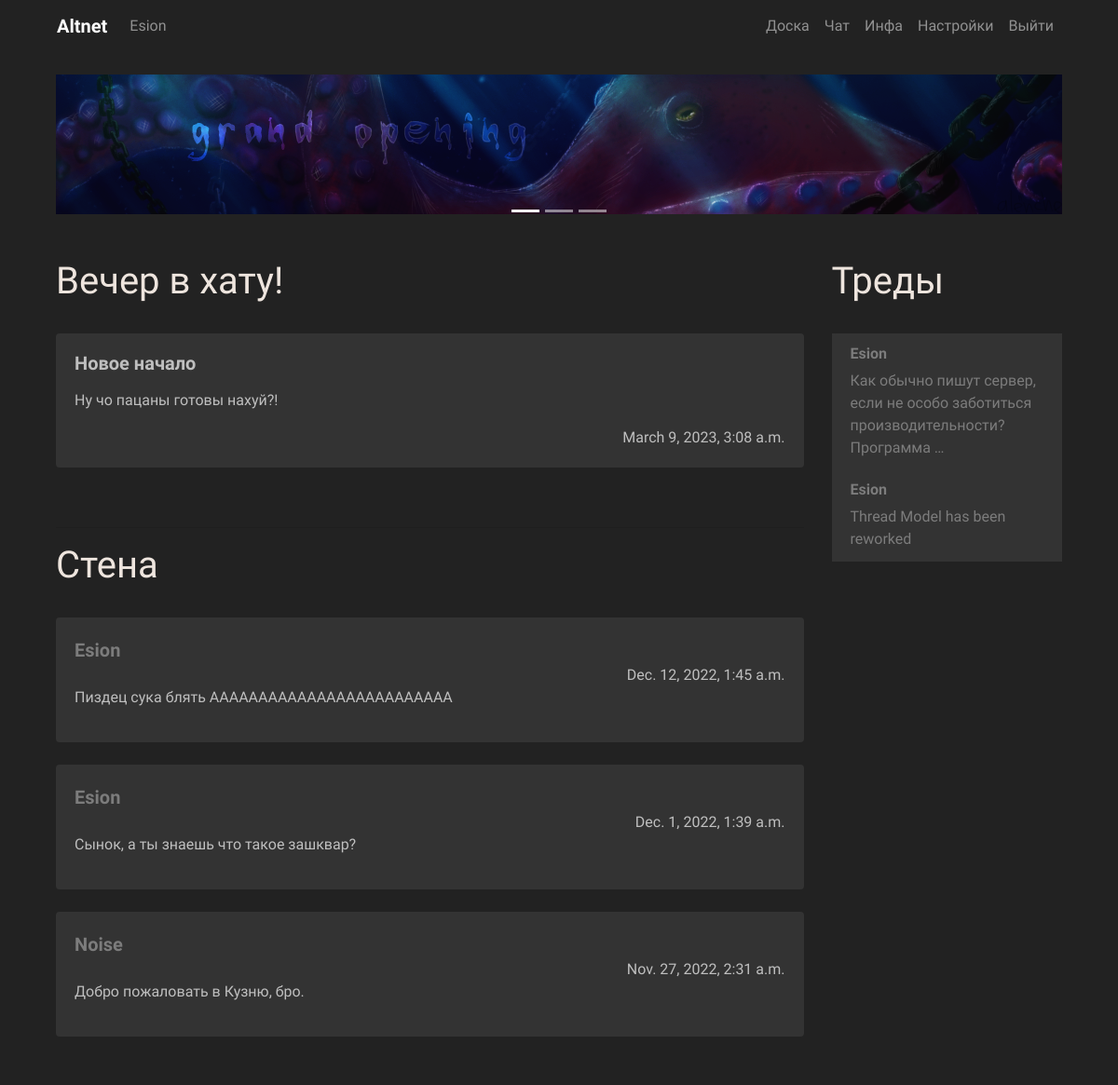
The page /manager/me/ (signed in) on the database its author committed.
### manager/models.py (models this page shows, shortened)
class AdminPublicPost(models.Model):
    post_author = models.ForeignKey(User, on_delete=models.CASCADE)
    post_title = models.CharField('Post title', max_length=100)
    post_text = models.CharField('Post text', max_length=10000)
    post_date = models.DateTimeField('Post date', auto_now=True)
    language_code = models.IntegerField(null=True, blank=True, default=0)

class UserPublicPost(models.Model):
    post_author = models.CharField('Message Author', max_length=150, null=False, blank=False)
    post_text = models.CharField('Post text', max_length=250)
    post_date = models.DateTimeField('Post date', auto_now=True)
    language_code = models.IntegerField(null=True, blank=True, default=0)

### board/models.py (models this page shows, shortened)
class Thread(models.Model):
    def was_published_recently(self):
        now = timezone.now()
        return now - datetime.timedelta(days=1) <= self.pub_date <= now
    thread_title = models.CharField('Thread title', max_length=100)
    thread_text = models.TextField('Thread text', max_length=10000)
    pub_date = models.DateTimeField('Date published', auto_now=True)
    thread_author = models.CharField('Thread Author', max_length=150, blank=False, null=False)
    was_published_recently.admin_order_field = 'pub_date'
    was_published_recently.boolean = True
    was_published_recently.short_description = 'Published recently?'
    thread_pic = models.ImageField(upload_to=user_thread_directory_path, blank=True, null=True)
    language_code = models.IntegerField(blank=True, null=True, default=0)
    visible = models.BooleanField(blank=False, null=False, default=True)

### manager/views.py (the view)
# urls.py: path('me/', views.meview, name='me'),
def meview(request):
    if request.user.is_authenticated:
        loc_option = Hikka.objects.get(user=request.user.id).language_code
    else:
        loc_option = 0
    latest_threads = Thread.objects.filter(language_code=loc_option).order_by('-pub_date')[:10]
    latest_posts = UserPublicPost.objects.filter(language_code=loc_option).order_by('-post_date')[:10]
    admin_posts = AdminPublicPost.objects.filter(language_code=loc_option).order_by('-post_date')[:10]
    context = {
        'loc': loc_resolver('home'),
        'lang': loc_option,
        'threads': latest_threads,
        'posts': latest_posts,
        'admins': admin_posts
    }
    print(loc_resolver('home'))
    return render(request, 'me.html', context)

### board/templatetags/loc_extra.py (called while the page is built)
@register.filter
def return_item(l, i):
    try:
        return l[i]
    except:
        return None

@register.filter
def random_message(l, i):
    try:
        return Me.greet(i)
    except:
        return None

### scripts/loc/Me.py (called while the page is built)
def greet(language_code):
    if language_code == 0:
        return WELCOME_RANDOM_EN[randint(0, 3)]
    elif language_code == 1:
        return WELCOME_RANDOM_RU[randint(0, 3)]

### scripts/localisation.py (called while the page is built, shortened)
def loc_resolver(specific):
    load = {}
    if specific == 'home':
        load['me'] = loc.Me
        load['UI'] = loc.UI
        load['errors'] = loc.Errors
        load['headers'] = loc.Headers
    elif specific == 'account':
        load['profile'] = loc.Profile
        load['errors'] = loc.Errors
        load['headers'] = loc.Headers
        load['UI'] = loc.UI
    elif specific == 'info':
        load['UI'] = loc.UI
        load['info'] = loc.Info
    return load

### manager/templates/me.html (shortened to what this page needs)
{% extends 'hat.html' %}
{% block content %}
{% load loc_extra %}
            <div class="row col-">
               <div class=" col-lg-9 col- content">
                  <br>
                  <div class="trds">
                     <main class="contentd" role="main">
                        <header>
                           <h1 data-text="{{ loc.me.greet|random_message:lang }}">{{ loc.me.greet|random_message:lang }}
                           </h1>
                        </header>
                     </main>
                  </div>
                  <br>
                  {% if admins %}
                  {% for admin in admins %}
                  <div class="card">
                     <div class="card-body">
                        <h4 class="card-title">
                           <p class="article"> {{ admin.post_title }} </p>
                        </h4>
                        {{ admin.post_text|linebreaks }}
                        <div class="d-flex flex-row-reverse">{{ admin.post_date }}</div>
                     </div>
                  </div>
                  <br />
                  {% endfor %}
                  {% else %}
                  {{ loc.errors.NO_AGENDA_POSTS|return_item:lang }}
                  {% endif %}
                  <br>
                  <hr>
                  <div class="trds">
                     <main class="contentd" role="main">
                        <header>
                           <h1 data-text="{{ loc.headers.PUBLIC_MESSAGES|return_item:lang }}">{{ loc.headers.PUBLIC_MESSAGES|return_item:lang }}
                           </h1>
                        </header>
                     </main>
                  </div>
                  <br>
                  {% if posts %}
                  {% for post in posts %}
                  <div class="card">
                     <div class="card-body">
                              <a class="article" href="{% url 'Board:guest' post.post_author%}"> {{ post.post_author }}</a>
                        <div class="d-flex flex-row-reverse">{{ post.post_date }}</div>
                        {{ post.post_text|linebreaks }}
                     </div>
                  </div>
                  <br />
                  {% endfor %}
                  {% else %}
                  {{ loc.errors.NO_PUBLIC_MESSAGES|return_item:lang }}
                  {% endif %}
               </div>
               <div class=" col-lg-3 col- left-sidebar">
                  <br>
                  <div class="trds">
                     <main class="contentd" role="main">
                        <header>
                           <h1 data-text="{{ loc.headers.THREADS|return_item:lang }}">{{ loc.headers.THREADS|return_item:lang }}
                           </h1>
                        </header>
                     </main>
                  </div>
                  <br>
                  {% if threads %}
                  <ul class="list-group">
                     {% for thread in threads %}
                     <li class="list-group-item">
                        <h6> <a class="userlk" href="{% url 'Board:guest' thread.thread_author %}">
                        {{ thread.thread_author }}</a> </h6>
                        <a href="{% url 'Board:thread' thread.id %}"> {{ thread.thread_text|truncatewords:10 }}  </a>
                     </li>
                     {% endfor %}
                  </ul>
                  {% else %}
                  {{ loc.errors.NO_THREADS|return_item:lang }}
                  {% endif %}
                  <br>
               </div>
            </div>
{% endblock %}

### board/templates/hat.html (shortened to what this page needs)
<!DOCTYPE html>
{% load loc_extra %}
<html lang="en"><head>
	<link rel="stylesheet" href="https://stackpath.bootstrapcdn.com/bootstrap/4.3.1/css/bootstrap.min.css">
     {% load static %}
    <link rel="stylesheet" href=" {% static 'css/master.css' %} " type="text/css">
  </head>
  <body>
<div class="container">
   <nav class="navbar navbar-expand-lg navbar-dark" style="background-color: #222222;">
  <div class="collapse navbar-collapse" id="navbarTogglerDemo01">
    <a class="navbar-brand" href="{% url 'Manager:me' %}"><b>Altnet</b></a>
    <ul class="navbar-nav mr-auto mt-2 mt-lg-0">
    {% if user.is_authenticated %}
         <li class="nav-item">
           <a class="nav-link" href="{% url 'Board:user' %}">{{ user.username }}</a>
      </li>
        {% else %}
        <li class="nav-item">
        <a class="nav-link" href="{% url 'Manager:login' %}">{{ loc.UI.LOG_IN|return_item:lang }}</a>
      </li>
        {% endif %}
    </ul>
     <ul class="navbar-nav  mt-2 mt-lg-0">
      <li class="nav-item">
        <a class="nav-link" href="{% url 'Board:board' %}">{{ loc.UI.BOARD|return_item:lang }}</a>
      </li>
      <li class="nav-item">
        <a class="nav-link" href="{% url 'Chat:chat' %}">{{ loc.UI.CHAT|return_item:lang }}</a>
      </li>
      <li class="nav-item">
        <a class="nav-link" href="{% url 'Paper:info' %}">{{ loc.UI.INFO|return_item:lang }}</a>
      </li>
      <li class="nav-item">
        <a class="nav-link" href="#">{{ loc.UI.SETTINGS|return_item:lang }}</a>
      </li>
      <li class="nav-item">
        <a class="nav-link" href="{% url 'Manager:logout' %}">{{ loc.UI.LOG_OUT|return_item:lang }}</a>
      </li>
    </ul>
  </div>
</nav>
<div class="col-lg-12 head-block"><br>
<div id="carouselExampleControls" class="carousel slide" data-ride="carousel">
     <ol class="carousel-indicators">
    <li data-target="#carouselExampleControls" data-slide-to="0" class="active"></li>
    <li data-target="#carouselExampleControls" data-slide-to="1"></li>
    <li data-target="#carouselExampleControls" data-slide-to="2"></li>
  </ol>
  <div class="carousel-inner">
    <div class="carousel-item active">
      <img class="d-block w-100" src="{% static 'imgs/go.png' %}" alt="Second slide" height="150px">
    </div>
  </div>
<br>
</div>
{% block content %} {% endblock %}
<br>
    </div>
</div>
</body>
</html>

### static/css/master.css (style rules this page uses)
.head-block,.top-menu,.top-material,.left-sidebar,.content { background:#222222; margin-bottom:5px; }
.head-block { height:40px; }
.content { border: none; }
.head-block { height:150px; background:right center no-repeat; }
.card { background: #333333; border: none; }
.list-group, .list-group-item { background: #333333; border: none; }
.userlk { font-weight: bold; }
.article { font-weight: bold; font-size: 20px; }
body { font-family: 'Roboto Condensed', sans-serif; font-size: initial; }
a { color: #7c7c7c; font-size: initial; }
body { background: #222; color: #bfbfbf; }
.contentd header h1 { position:relative;color:#eee5de }
.contentd header h1:after, .contentd header h1:before { position:absolute;top:0;overflow:hidden;clip:rect(0,100vw,0,0);content:attr(data-text);background: #a9a9a9 }
.contentd header h1:before { left:-1vmin;animation:noise 7s infinite steps(3,end) alternate-reverse;color:#71fcff;text-shadow:.4vmin 0 #00f,-.2vmin 1vmin red }
.contentd header h1:after { left:1vmin;animation:noise-alt 5s infinite steps(3,end) alternate-reverse;color:#ff9eed;text-shadow:-2vmin 0 #ff0,.1vmin -1vmin #00f }
.trds { background: #none; }

### rows shown on the page
AdminPublicPost: post_title "Новое начало", post_text "Ну чо пацаны готовы нахуй?!", post_date "March 9, 2023, 3:08 a.m."
UserPublicPost: post_author "Esion", post_date "Dec. 12, 2022, 1:45 a.m.", post_text "Пиздец сука блять ААААААААААААААААААААААААА"
UserPublicPost: post_author "Esion", post_date "Dec. 1, 2022, 1:39 a.m.", post_text "Сынок, а ты знаешь что такое зашквар?"
UserPublicPost: post_author "Noise", post_date "Nov. 27, 2022, 2:31 a.m.", post_text "Добро пожаловать в Кузню, бро."
Thread: thread_author "Esion", thread_text "Как обычно пишут сервер, если не особо заботиться производительности? Программа …"
Thread: thread_author "Esion", thread_text "Thread Model has been reworked"

### other values the page prints
{{ user.username }} "Esion"
{{ loc.UI.BOARD|return_item:lang }} "Доска"
{{ loc.UI.CHAT|return_item:lang }} "Чат"
{{ loc.UI.INFO|return_item:lang }} "Инфа"
{{ loc.UI.SETTINGS|return_item:lang }} "Настройки"
{{ loc.UI.LOG_OUT|return_item:lang }} "Выйти"
{{ loc.me.greet|random_message:lang }} "Вечер в хату!"
{{ loc.headers.PUBLIC_MESSAGES|return_item:lang }} "Стена"
{{ loc.headers.THREADS|return_item:lang }} "Треды"
